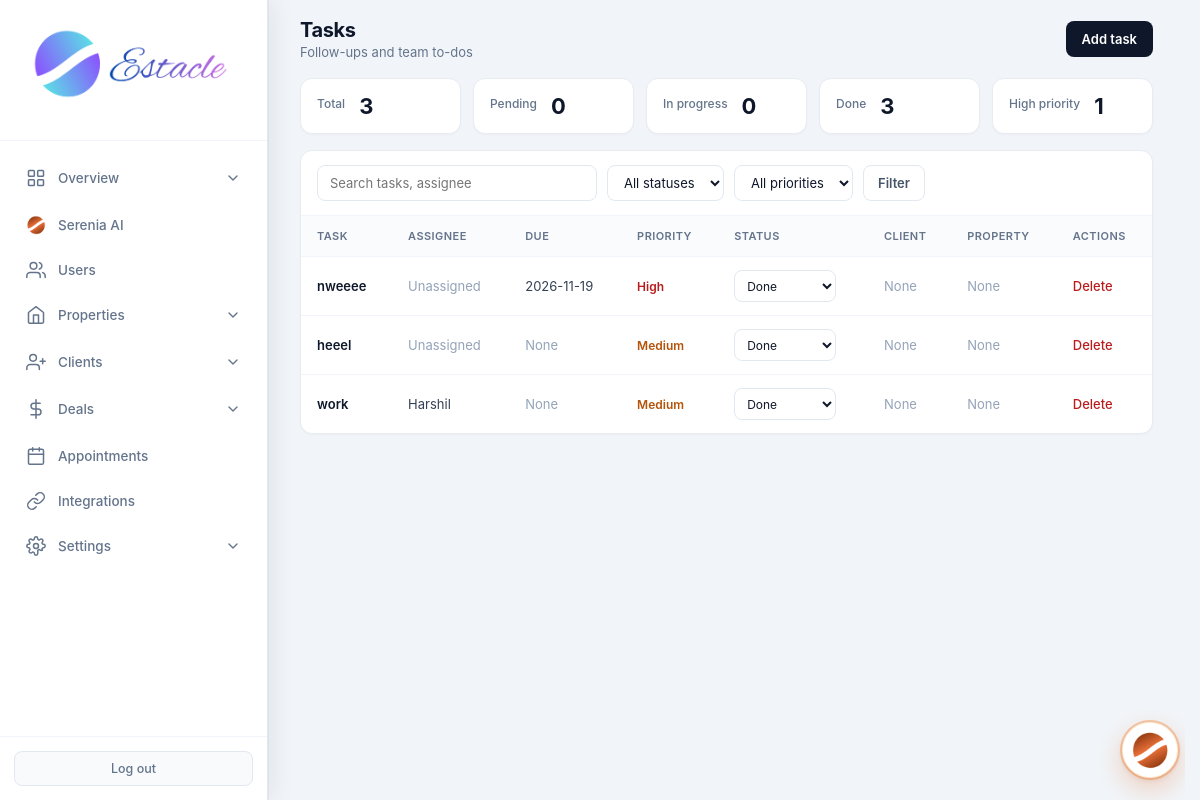
The app's page /admin/tasks (signed in) with its own data.
### tables this page shows
CREATE TABLE tasks (
            id INTEGER PRIMARY KEY AUTOINCREMENT,
            title TEXT NOT NULL,
            description TEXT,
            due_date TEXT,
            status TEXT DEFAULT 'pending',
            priority TEXT DEFAULT 'medium',
            assigned_to INTEGER,
            related_client_id INTEGER,
            related_property_id INTEGER,
            created_by INTEGER,
            created_at TIMESTAMP DEFAULT CURRENT_TIMESTAMP,
            FOREIGN KEY (assigned_to) REFERENCES users (id),
            FOREIGN KEY (related_client_id) REFERENCES clients (id),
            FOREIGN KEY (related_property_id) REFERENCES properties (id),
            FOREIGN KEY (created_by) REFERENCES users (id)
        );

CREATE TABLE users (
            id INTEGER PRIMARY KEY AUTOINCREMENT,
            email TEXT UNIQUE NOT NULL,
            password TEXT NOT NULL,
            full_name TEXT NOT NULL,
            role TEXT NOT NULL CHECK(role IN ('admin', 'agent', 'customer')),
            phone TEXT,
            created_at TIMESTAMP DEFAULT CURRENT_TIMESTAMP,
            is_active INTEGER DEFAULT 1
        , avatar TEXT, last_seen TIMESTAMP, job_title TEXT, department TEXT, employee_id TEXT, license_no TEXT, commission_rate REAL, alt_phone TEXT, address TEXT, city TEXT, state TEXT, country TEXT, postal_code TEXT, notes TEXT, hire_date TEXT, timezone TEXT);

### routes/admin/tasks.py (the view)
@admin.route('/admin/tasks')
@login_required
@role_required('admin')
def admin_tasks():
    db = get_db()
    migrate_db()
    q = request.args.get('q', '').strip()
    status = request.args.get('status', '').strip()
    priority = request.args.get('priority', '').strip()
    sql = (
        "SELECT t.*, u.full_name as assignee_name, c.full_name as client_name, p.title as property_title "
        "FROM tasks t "
        "LEFT JOIN users u ON t.assigned_to = u.id "
        "LEFT JOIN clients c ON t.related_client_id = c.id "
        "LEFT JOIN properties p ON t.related_property_id = p.id WHERE 1=1"
    )
    params = []
    if q:
        sql += " AND (IFNULL(t.title,'') LIKE ? OR IFNULL(t.description,'') LIKE ? OR IFNULL(u.full_name,'') LIKE ?)"
        qq = '%' + q + '%'
        params.extend([qq, qq, qq])
    if status in ('pending', 'in_progress', 'done', 'cancelled'):
        sql += " AND t.status = ?"
        params.append(status)
    if priority in ('low', 'medium', 'high', 'urgent'):
        sql += " AND t.priority = ?"
        params.append(priority)
    sql += " ORDER BY CASE t.status WHEN 'pending' THEN 0 WHEN 'in_progress' THEN 1 WHEN 'done' THEN 2 ELSE 3 END, t.due_date IS NULL, t.due_date, t.created_at DESC"
    tasks = [dict(r) for r in db.execute(sql, params).fetchall()]
    all_tasks = [dict(r) for r in db.execute(
        "SELECT status, priority FROM tasks"
    ).fetchall()]
    stats = {
        'total': len(all_tasks),
        'pending': sum(1 for t in all_tasks if t.get('status') == 'pending'),
        'in_progress': sum(1 for t in all_tasks if t.get('status') == 'in_progress'),
        'done': sum(1 for t in all_tasks if t.get('status') == 'done'),
        'cancelled': sum(1 for t in all_tasks if t.get('status') == 'cancelled'),
        'high': sum(1 for t in all_tasks if t.get('priority') in ('high', 'urgent')),
    }
    toast = request.args.get('toast', '').strip()
    return render_template(
        'admin_tasks.html',
        tasks=tasks,
        stats=stats,
        q=q,
        status_filter=status,
        priority_filter=priority,
        toast=toast,
    )

### core/db.py (called while the page is built)
def get_db():
    if 'db' not in g:
        g.db = sqlite3.connect(current_app.config['DATABASE'])
        g.db.row_factory = sqlite3.Row
    return g.db

### core/helpers.py (called while the page is built)
def login_required(f):
    @wraps(f)
    def decorated_function(*args, **kwargs):
        if 'user_id' not in session:
            flash('Please log in to access this page.', 'warning')
            return redirect(url_for('auth.login'))
        return f(*args, **kwargs)
    return decorated_function

def role_required(*roles):
    def decorator(f):
        @wraps(f)
        def decorated_function(*args, **kwargs):
            if 'user_id' not in session:
                flash('Please log in to access this page.', 'warning')
                return redirect(url_for('auth.login'))
            if session.get('role') not in roles:
                flash('You do not have permission to access this page.', 'danger')
                return redirect(url_for('auth.role_redirect'))
            return f(*args, **kwargs)
        return decorated_function
    return decorator

def get_setting(key, default=''):
    db = get_db()
    row = db.execute('SELECT value FROM settings WHERE key = ?', (key,)).fetchone()
    return row['value'] if row else default

### templates/admin_tasks.html (shortened to what this page needs)
<!DOCTYPE html>
<html lang="en">
<head>
<link rel="stylesheet" href="{{ url_for('static', filename='css/admin.css') }}">
</head>
<body>
<div class="app-layout">
{% set active = 'tasks' %}
{% include 'partials/admin_sidebar.html' %}
<main class="main-content">
  <header class="top-bar dash-top">
    <div>
      <h1 class="page-title">Tasks</h1>
      <p class="page-subtitle">Follow-ups and team to-dos</p>
    </div>
    <div class="top-actions">
      <a href="{{ url_for('admin.admin_add_task') }}" class="btn-create">Add task</a>
    </div>
  </header>
  <div class="page-wrap">
    <div class="stat-row">
      <div class="stat-card">
        <div class="label">Total</div>
        <div class="value">{{ stats.total }}</div>
      </div>
      <div class="stat-card">
        <div class="label">Pending</div>
        <div class="value">{{ stats.pending }}</div>
      </div>
      <div class="stat-card">
        <div class="label">In progress</div>
        <div class="value">{{ stats.in_progress }}</div>
      </div>
      <div class="stat-card">
        <div class="label">Done</div>
        <div class="value">{{ stats.done }}</div>
      </div>
      <div class="stat-card">
        <div class="label">High priority</div>
        <div class="value">{{ stats.high }}</div>
      </div>
    </div>
    <div class="panel-card">
      <div class="panel-toolbar">
        <form method="GET" action="{{ url_for('admin.admin_tasks') }}">
          <input type="search" name="q" value="{{ q }}" placeholder="Search tasks, assignee">
          <select name="status">
            <option value="">All statuses</option>
          </select>
          <select name="priority">
            <option value="">All priorities</option>
          </select>
          <button type="submit" class="btn-filter">Filter</button>
        </form>
      </div>
      <div class="table-wrap">
        <table class="data-table">
          <thead>
            <tr>
              <th>Task</th>
              <th>Assignee</th>
              <th>Due</th>
              <th>Priority</th>
              <th>Status</th>
              <th>Client</th>
              <th>Property</th>
              <th>Actions</th>
            </tr>
          </thead>
          <tbody>
            {% for t in tasks %}
            <tr>
              <td class="title-cell">{{ t.title }}</td>
              <td>{% if t.assignee_name %}{{ t.assignee_name }}{% else %}<span class="muted">Unassigned</span>{% endif %}</td>
              <td>{% if t.due_date %}{{ t.due_date }}{% else %}<span class="muted">None</span>{% endif %}</td>
              <td><span class="prio {{ t.priority }}">{{ t.priority or 'medium' }}</span></td>
              <td>
                <form method="POST" action="{{ url_for('admin.admin_task_status', task_id=t.id) }}" style="margin:0">
                  <select name="status" class="status-select" onchange="this.form.submit()">
                    <option value="done" {% if t.status == 'done' %}selected{% endif %}>Done</option>
                  </select>
                </form>
              </td>
              <td>{% if t.client_name %}{{ t.client_name }}{% else %}<span class="muted">None</span>{% endif %}</td>
              <td>{% if t.property_title %}{{ t.property_title }}{% else %}<span class="muted">None</span>{% endif %}</td>
              <td>
                <form method="POST" action="{{ url_for('admin.admin_delete_task', task_id=t.id) }}" style="margin:0" onsubmit="return confirm('Remove this task?');">
                  <button type="submit" class="btn-link danger">Delete</button>
                </form>
              </td>
            </tr>
            {% else %}
            <tr>
              <td colspan="8" class="empty">No tasks match the current filters.</td>
            </tr>
            {% endfor %}
          </tbody>
        </table>
      </div>
    </div>
  </div>
</main>
</div>
</body>
</html>

### static/css/admin.css (style rules this page uses)
* { margin: 0; padding: 0; box-sizing: border-box; }
body { font-family: -apple-system, BlinkMacSystemFont, 'Segoe UI', Roboto, 'Helvetica Neue', Arial, sans-serif; background: #f1f5f9; color: #0f172a; min-height: 100vh; }
.app-layout { display: flex; min-height: 100vh; }
.main-content { flex: 1; margin-left: 268px; min-height: 100vh; }
.top-bar { background: white; padding: 18px 32px; border-bottom: 1px solid #e2e8f0; display: flex; justify-content: space-between; align-items: center; }
.page-title { font-family: 'Inter', sans-serif; font-size: 22px; font-weight: 700; letter-spacing: -0.4px; color: #0f172a; }
.page-subtitle { font-size: 13px; color: #64748b; margin-top: 2px; font-weight: 400; }
.stat-card { background: white; border-radius: 14px; padding: 20px; display: flex; align-items: center; gap: 14px; border: 1px solid #e2e8f0; box-shadow: 0 1px 2px rgba(0,0,0,0.03); transition: box-shadow 0.2s ease; }
.table-wrap { overflow-x: auto; }
table { width: 100%; border-collapse: collapse; font-size: 13.5px; }
th { text-align: left; padding: 11px 16px; background: #f8fafc; color: #64748b; font-weight: 600; font-size: 11.5px; text-transform: uppercase; letter-spacing: 0.4px; }
td { padding: 12px 16px; border-top: 1px solid #f1f5f9; color: #334155; }
.status-select { padding: 4px 8px; border: 1px solid #e2e8f0; border-radius: 6px; font-size: 12px; font-family: inherit; background: #f8fafc; cursor: pointer; }
html { scrollbar-gutter: stable; }
.app-layout > :not(.sidebar):not(script):not(style) { animation: none !important; }
.main-content { transition: none; }

### records on screen
tasks: title "nweeee", shows "Unassigned", due_date "2026-11-19", priority "High", status "Done"
tasks: title "heeel", shows "Unassigned", shows "None", priority "Medium", status "Done"
tasks: title "work", assignee_name "Harshil", shows "None", priority "Medium", status "Done"

### other values on screen
{{ stats.total }} "3"
{{ stats.pending }} "0"
{{ stats.in_progress }} "0"
{{ stats.done }} "3"
{{ stats.high }} "1"
